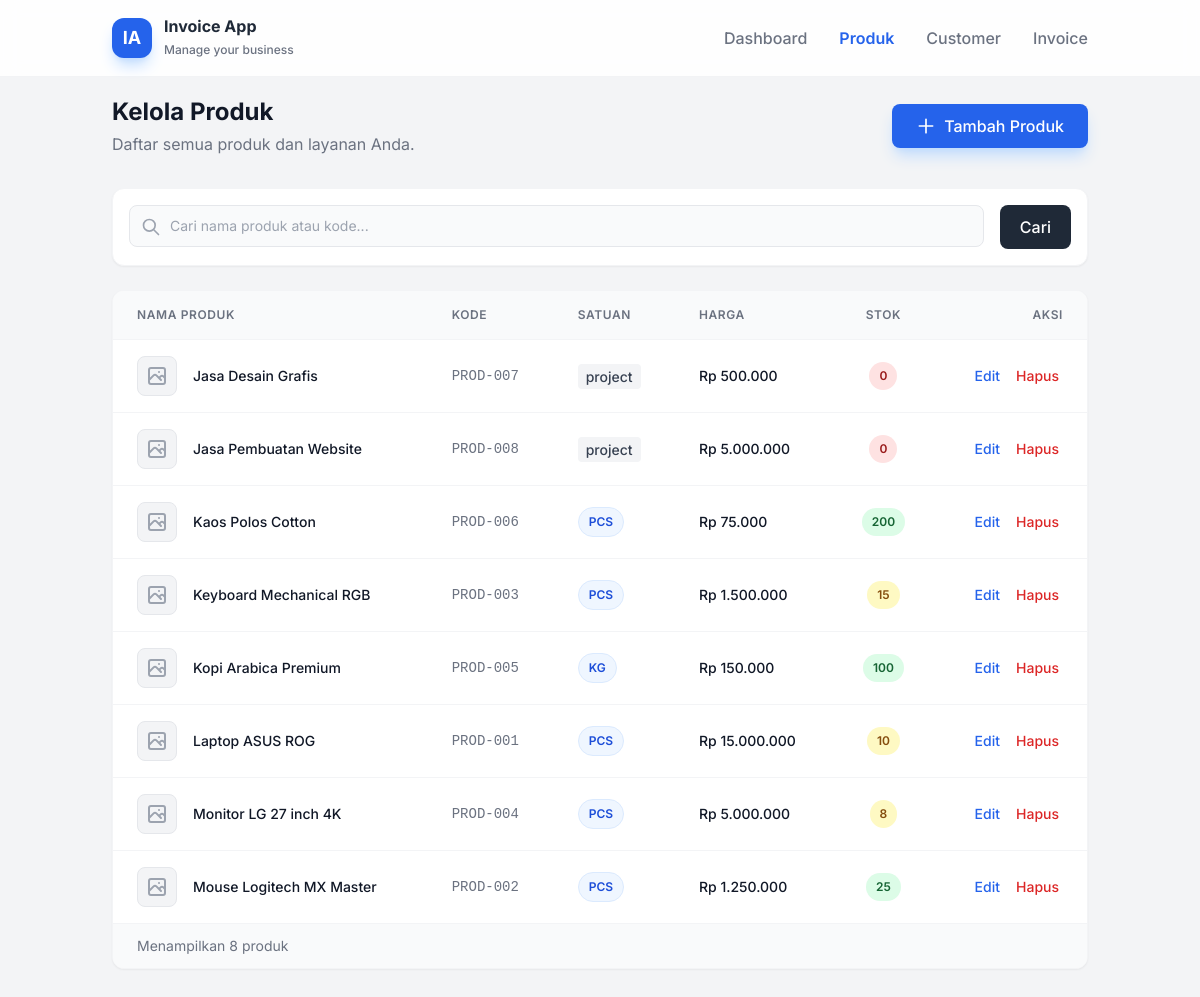
/page/products/list.php, run on the app's committed database.
### tables this page shows
CREATE TABLE IF NOT EXISTS `products` (
  `id` int(11) NOT NULL AUTO_INCREMENT,
  `category_id` int(11) DEFAULT NULL,
  `code` varchar(50) DEFAULT NULL,
  `name` varchar(255) NOT NULL,
  `description` text DEFAULT NULL,
  `price` decimal(15,2) NOT NULL DEFAULT 0.00,
  `unit` varchar(50) DEFAULT 'pcs',
  `stock` int(11) DEFAULT 0,
  `min_stock` int(11) DEFAULT 0,
  `is_active` tinyint(1) NOT NULL DEFAULT 1,
  `created_at` timestamp NOT NULL DEFAULT CURRENT_TIMESTAMP,
  `updated_at` timestamp NOT NULL DEFAULT CURRENT_TIMESTAMP ON UPDATE CURRENT_TIMESTAMP,
  PRIMARY KEY (`id`),
  UNIQUE KEY `code` (`code`),
  KEY `category_id` (`category_id`),
  KEY `is_active` (`is_active`),
  CONSTRAINT `fk_products_category` FOREIGN KEY (`category_id`) REFERENCES `categories` (`id`) ON DELETE SET NULL
);

### page/products/list.php (the view, shortened to what this page needs)
<?php
$db = getDB();
$search = $_GET['search'] ?? '';
$searchQuery = "";
$params = [];
$query = "SELECT * FROM products WHERE is_active = 1 $searchQuery ORDER BY name ASC";
$stmt = $db->prepare($query);
$stmt->execute($params);
$products = $stmt->fetchAll();
?>
<!DOCTYPE html>
<html lang="id">
<head>
    <script src="https://cdn.tailwindcss.com"></script>
</head>
<body class="text-gray-800">
    <nav class="glass-header fixed w-full z-10 top-0">
        <div class="container mx-auto px-6 py-4">
            <div class="flex items-center justify-between">
                <div class="flex items-center gap-3">
                    <div class="w-10 h-10 bg-blue-600 rounded-xl flex items-center justify-center text-white font-bold text-lg shadow-lg shadow-blue-200">
                        IA
                    </div>
                    <div>
                        <span class="block font-bold text-gray-800 leading-tight">Invoice App</span>
                        <span class="text-xs text-gray-500 font-medium">Manage your business</span>
                    </div>
                </div>
                <div class="hidden md:flex items-center gap-8">
                    <a href="../../index.php" class="text-gray-500 hover:text-blue-600 font-medium transition duration-200">Dashboard</a>
                    <a href="list.php" class="text-blue-600 font-semibold transition duration-200">Produk</a>
                    <a href="../customers/list.php" class="text-gray-500 hover:text-blue-600 font-medium transition duration-200">Customer</a>
                    <a href="../invoices/list.php" class="text-gray-500 hover:text-blue-600 font-medium transition duration-200">Invoice</a>
                </div>
            </div>
        </div>
    </nav>
    <main class="container mx-auto px-6 pt-24 pb-12">
        <div class="flex flex-col md:flex-row md:items-center justify-between gap-4 mb-8">
            <div>
                <h1 class="text-2xl font-bold text-gray-900">Kelola Produk</h1>
                <p class="text-gray-500 mt-1">Daftar semua produk dan layanan Anda.</p>
            </div>
            <a href="form.php" class="bg-blue-600 hover:bg-blue-700 text-white px-6 py-2.5 rounded-lg font-medium shadow-lg shadow-blue-200 transition duration-200 flex items-center gap-2 transform hover:-translate-y-0.5">
                <svg class="w-5 h-5" fill="none" stroke="currentColor" viewBox="0 0 24 24"><path stroke-linecap="round" stroke-linejoin="round" stroke-width="2" d="M12 4v16m8-8H4"/></svg>
                Tambah Produk
            </a>
        </div>
        <div class="bg-white rounded-xl shadow-sm border border-gray-100 p-4 mb-6">
            <form action="" method="GET" class="flex gap-4">
                <div class="flex-1 relative">
                    <div class="absolute inset-y-0 left-0 pl-3 flex items-center pointer-events-none">
                    </div>
                    <input type="text" name="search" value="<?php echo htmlspecialchars($search); ?>"
                           class="block w-full pl-10 pr-3 py-2.5 border border-gray-200 rounded-lg leading-5 bg-gray-50 placeholder-gray-400 focus:outline-none focus:bg-white focus:ring-1 focus:ring-blue-500 focus:border-blue-500 sm:text-sm transition duration-150 ease-in-out"
                           placeholder="Cari nama produk atau kode...">
                </div>
                <button type="submit" class="bg-gray-800 hover:bg-gray-900 text-white px-5 py-2.5 rounded-lg font-medium transition duration-200">
                    Cari
                </button>
            </form>
        </div>
        <div class="bg-white rounded-xl shadow-sm border border-gray-100 overflow-hidden">
            <div class="overflow-x-auto">
                <table class="w-full">
                    <thead>
                        <tr class="bg-gray-50 border-b border-gray-100">
                            <th class="px-6 py-4 text-left text-xs font-semibold text-gray-500 uppercase tracking-wider">Nama Produk</th>
                            <th class="px-6 py-4 text-left text-xs font-semibold text-gray-500 uppercase tracking-wider">Kode</th>
                            <th class="px-6 py-4 text-left text-xs font-semibold text-gray-500 uppercase tracking-wider">Satuan</th>
                            <th class="px-6 py-4 text-left text-xs font-semibold text-gray-500 uppercase tracking-wider">Harga</th>
                            <th class="px-6 py-4 text-center text-xs font-semibold text-gray-500 uppercase tracking-wider">Stok</th>
                            <th class="px-6 py-4 text-right text-xs font-semibold text-gray-500 uppercase tracking-wider">Aksi</th>
                        </tr>
                    </thead>
                    <tbody class="divide-y divide-gray-100">
                        <?php if (count($products) > 0): ?>
                            <?php foreach ($products as $product): ?>
                            <tr class="hover:bg-gray-50 transition duration-150">
                                <td class="px-6 py-4 whitespace-nowrap">
                                    <div class="flex items-center">
                                        <div class="h-10 w-10 flex-shrink-0 bg-gray-100 rounded-lg flex items-center justify-center overflow-hidden border border-gray-200">
                                        </div>
                                        <div class="ml-4">
                                            <div class="text-sm font-medium text-gray-900"><?php echo htmlspecialchars($product['name']); ?></div>
                                        </div>
                                    </div>
                                </td>
                                <td class="px-6 py-4 whitespace-nowrap text-sm text-gray-500 font-mono">
                                    <?php echo htmlspecialchars($product['code']); ?>
                                </td>
                                <td class="px-6 py-4 whitespace-nowrap">
                                    <?php
                                        $unit = $product['unit'] ?? 'pcs';
                                        if (strlen($unit) > 5) {
                                            echo '<span class="text-sm text-gray-700 font-medium bg-gray-100 px-2 py-1 rounded">'.htmlspecialchars($unit).'</span>';
                                        } else {
                                            echo '<span class="px-2.5 py-1 inline-flex text-xs leading-5 font-semibold rounded-full bg-blue-50 text-blue-700 border border-blue-100 uppercase">' . htmlspecialchars($unit) . '</span>';
                                        }
                                    ?>
                                </td>
                                <td class="px-6 py-4 whitespace-nowrap text-sm font-medium text-gray-900">
                                    Rp <?php echo number_format($product['price'], 0, ',', '.'); ?>
                                </td>
                                <td class="px-6 py-4 whitespace-nowrap text-center">
                                    <?php
                                        $stockClass = 'bg-green-100 text-green-800';
                                        if ($product['stock'] <= 5) $stockClass = 'bg-red-100 text-red-800';
                                        elseif ($product['stock'] <= 20) $stockClass = 'bg-yellow-100 text-yellow-800';
                                    ?>
                                    <span class="px-2.5 py-1 inline-flex text-xs leading-5 font-semibold rounded-full <?php echo $stockClass; ?>">
                                        <?php echo $product['stock']; ?>
                                    </span>
                                </td>
                                <td class="px-6 py-4 whitespace-nowrap text-right text-sm font-medium">
                                    <div class="flex justify-end gap-2">
                                        <a href="form.php?id=<?php echo $product['id']; ?>" class="text-blue-600 hover:text-blue-900 p-1 hover:bg-blue-50 rounded transition">
                                            Edit
                                        </a>
                                        <button onclick="deleteProduct(<?php echo $product['id']; ?>)" class="text-red-600 hover:text-red-900 p-1 hover:bg-red-50 rounded transition">
                                            Hapus
                                        </button>
                                    </div>
                                </td>
                            </tr>
                            <?php endforeach; ?>
                        <?php endif; ?>
                    </tbody>
                </table>
            </div>
            <div class="bg-gray-50 px-6 py-3 border-t border-gray-100 flex items-center justify-between">
                <span class="text-sm text-gray-500">Menampilkan <?php echo count($products); ?> produk</span>
            </div>
        </div>
    </main>
</body>
</html>

### page/products/list.php (style rules this page uses)
body { font-family: 'Inter', sans-serif; background-color: #f3f4f6; }
.glass-header { background: rgba(255, 255, 255, 0.9); backdrop-filter: blur(10px); border-bottom: 1px solid rgba(229, 231, 235, 0.5); }

### data on the page
products: name "Jasa Desain Grafis", code "PROD-007", unit "project", price "500.000", stock "0"
products: name "Jasa Pembuatan Website", code "PROD-008", unit "project", price "5.000.000", stock "0"
products: name "Kaos Polos Cotton", code "PROD-006", unit "PCS", price "75.000", stock "200"
products: name "Keyboard Mechanical RGB", code "PROD-003", unit "PCS", price "1.500.000", stock "15"
products: name "Kopi Arabica Premium", code "PROD-005", unit "KG", price "150.000", stock "100"
products: name "Laptop ASUS ROG", code "PROD-001", unit "PCS", price "15.000.000", stock "10"
products: name "Monitor LG 27 inch 4K", code "PROD-004", unit "PCS", price "5.000.000", stock "8"
products: name "Mouse Logitech MX Master", code "PROD-002", unit "PCS", price "1.250.000", stock "25"

### other printed values
count($products) "8"
